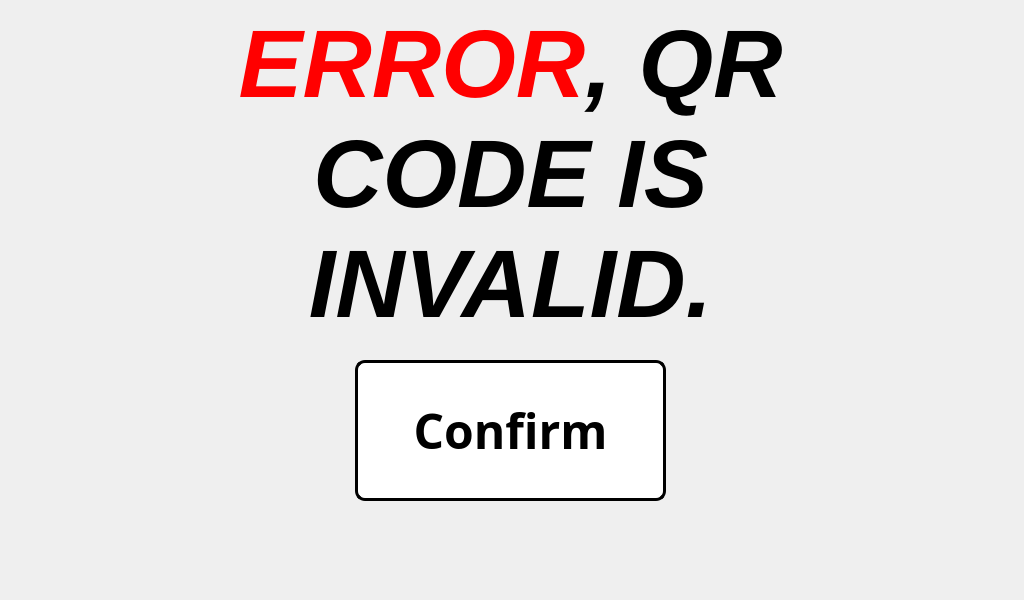
<?xml version="1.0" encoding="UTF-8"?>
<ui version="4.0">
 <class>whitelist_error</class>
 <widget class="QMainWindow" name="whitelist_error">
  <property name="geometry">
   <rect>
    <x>0</x>
    <y>0</y>
    <width>1024</width>
    <height>600</height>
   </rect>
  </property>
  <property name="minimumSize">
   <size>
    <width>1024</width>
    <height>600</height>
   </size>
  </property>
  <property name="maximumSize">
   <size>
    <width>1024</width>
    <height>600</height>
   </size>
  </property>
  <property name="windowTitle">
   <string>Interactive First Aid Cabinet</string>
  </property>
  <widget class="QWidget" name="centralwidget">
   <widget class="QPushButton" name="confirm_button">
    <property name="geometry">
     <rect>
      <x>355</x>
      <y>360</y>
      <width>311</width>
      <height>141</height>
     </rect>
    </property>
    <property name="font">
     <font>
      <family>Unispace</family>
      <pointsize>36</pointsize>
      <weight>75</weight>
      <bold>true</bold>
     </font>
    </property>
    <property name="cursor">
     <cursorShape>PointingHandCursor</cursorShape>
    </property>
    <property name="styleSheet">
     <string notr="true">QPushButton:hover:!pressed
{
  background-color: rgb(195,30,60);
}

QPushButton
{
  background-color: white;
color: black;
border-style: outset;
border-width: 3px;
border-radius:10px;
border-color: black;
}
</string>
    </property>
    <property name="text">
     <string>Confirm</string>
    </property>
   </widget>
   <widget class="QLabel" name="label">
    <property name="geometry">
     <rect>
      <x>10</x>
      <y>0</y>
      <width>1001</width>
      <height>351</height>
     </rect>
    </property>
    <property name="font">
     <font>
      <pointsize>36</pointsize>
      <weight>75</weight>
      <italic>true</italic>
      <bold>true</bold>
     </font>
    </property>
    <property name="text">
     <string>&lt;html&gt;&lt;head/&gt;&lt;body&gt;&lt;p align=&quot;center&quot;&gt;&lt;span style=&quot; font-size:72pt; color:#ff0000;&quot;&gt;ERROR&lt;/span&gt;&lt;span style=&quot; font-size:72pt;&quot;&gt;, QR &lt;br/&gt;CODE IS&lt;br/&gt;INVALID.&lt;/span&gt;&lt;/p&gt;&lt;/body&gt;&lt;/html&gt;</string>
    </property>
   </widget>
  </widget>
 </widget>
 <resources/>
 <connections/>
</ui>
